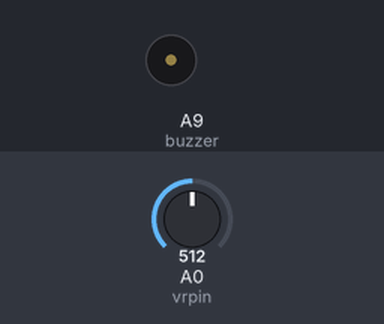
Simulated run of this sketch. Board: Arduino Mega 2560, built with avr-gcc and run on an emulated ATmega2560. On the bench: buzzer (waves = sounding). Inputs (shaded band) come from the test bench; at power-on: A0 (vrpin) = 512.

Above: at 1.8 s.
1.9 s: A0 (vrpin) set to 0
At 2.9 s:
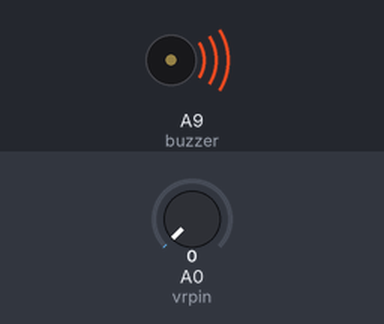
3.6 s: A0 (vrpin) set to 11
At 4.6 s:
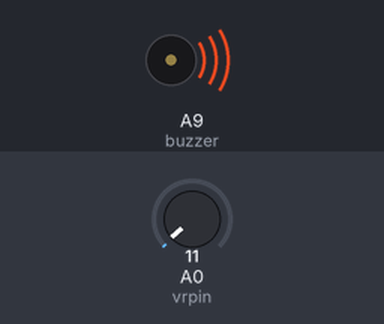
5.1 s: A0 (vrpin) set to 14
At 6.1 s:
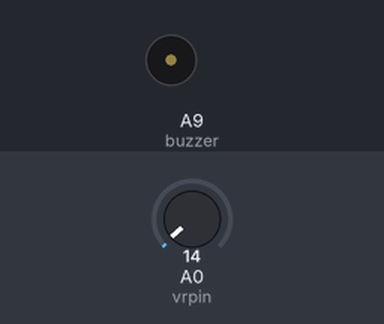
Timing chart, 0 to 8.1 s (numbered marks = the images above; inputs shaded):
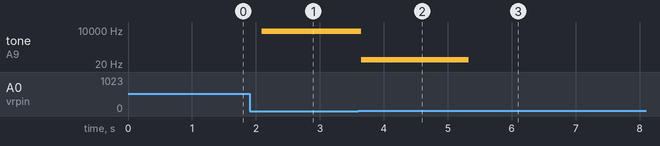

The sketch:

_____.ino
```cpp
#define out OUTPUT
#define in INPUT

int buzzer =A9;
int vrpin = A0;
int vrvalue = 0;
void setup()
{
    pinMode(buzzer, OUTPUT);
    pinMode(vrpin, in);
}
void loop()
{
    vrvalue = analogRead(vrpin);
    digitalWrite(buzzer, 1);
    delay(vrvalue);
    digitalWrite(buzzer, 0);
    delay(vrvalue);
}
```

Measured:
- the behaviour switches between 13 and 14 on A0 (vrpin) (found by bisection; images 2 and 3)
- after the input at 1.9 s, tone on A9 (buzzer): silent → 7932 Hz after 0.19 s
- after the input at 3.6 s, tone on A9 (buzzer): 7932 Hz → 45 Hz after 0.05 s
- after the input at 5.1 s, tone on A9 (buzzer): 45 Hz → silent after 0.23 s
